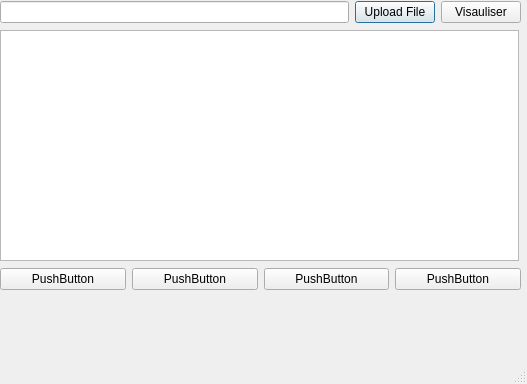
<?xml version="1.0" encoding="UTF-8"?>
<ui version="4.0">
 <class>Dialog</class>
 <widget class="QDialog" name="Dialog">
  <property name="geometry">
   <rect>
    <x>0</x>
    <y>0</y>
    <width>527</width>
    <height>384</height>
   </rect>
  </property>
  <property name="mouseTracking">
   <bool>true</bool>
  </property>
  <property name="windowTitle">
   <string>Dialog</string>
  </property>
  <property name="sizeGripEnabled">
   <bool>true</bool>
  </property>
  <widget class="QWidget" name="verticalLayoutWidget">
   <property name="geometry">
    <rect>
     <x>0</x>
     <y>0</y>
     <width>521</width>
     <height>291</height>
    </rect>
   </property>
   <layout class="QVBoxLayout" name="verticalLayout">
    <item>
     <layout class="QHBoxLayout" name="horizontalLayout">
      <item>
       <widget class="QLineEdit" name="lineEdit"/>
      </item>
      <item>
       <widget class="QPushButton" name="UploadeFile">
        <property name="text">
         <string>Upload File</string>
        </property>
       </widget>
      </item>
      <item>
       <widget class="QPushButton" name="pushButton">
        <property name="text">
         <string>Visauliser</string>
        </property>
       </widget>
      </item>
     </layout>
    </item>
    <item>
     <widget class="QColumnView" name="columnView">
      <property name="maximumSize">
       <size>
        <width>519</width>
        <height>231</height>
       </size>
      </property>
      <property name="resizeGripsVisible">
       <bool>false</bool>
      </property>
     </widget>
    </item>
    <item>
     <layout class="QHBoxLayout" name="horizontalLayout_3">
      <item>
       <widget class="QPushButton" name="pushButton_5">
        <property name="text">
         <string>PushButton</string>
        </property>
       </widget>
      </item>
      <item>
       <widget class="QPushButton" name="pushButton_3">
        <property name="text">
         <string>PushButton</string>
        </property>
       </widget>
      </item>
      <item>
       <widget class="QPushButton" name="pushButton_2">
        <property name="text">
         <string>PushButton</string>
        </property>
       </widget>
      </item>
      <item>
       <widget class="QPushButton" name="pushButton_4">
        <property name="text">
         <string>PushButton</string>
        </property>
       </widget>
      </item>
     </layout>
    </item>
   </layout>
  </widget>
  <zorder>verticalLayoutWidget</zorder>
  <zorder>horizontalLayoutWidget</zorder>
  <zorder>columnView</zorder>
  <zorder>horizontalLayoutWidget_3</zorder>
 </widget>
 <resources/>
 <connections/>
</ui>
